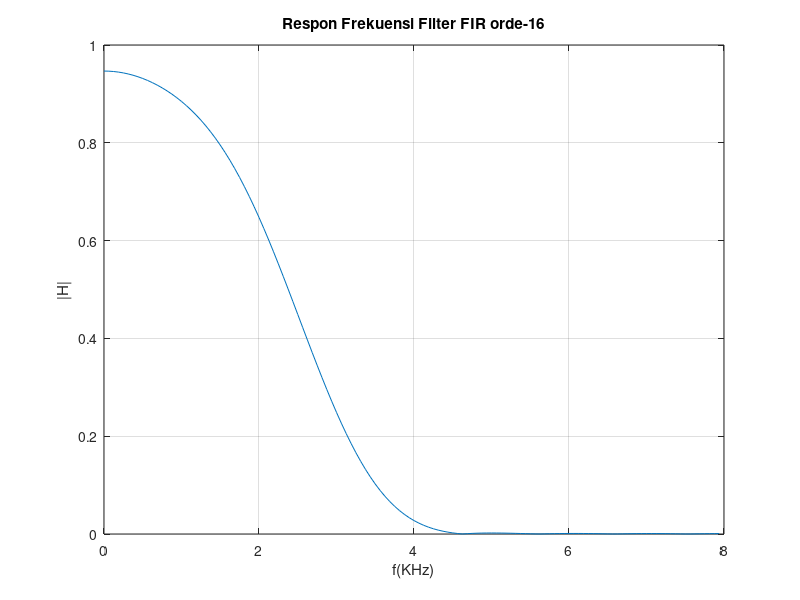

Write the MATLAB code that produced this figure.
pkg load signal
m=[1 0.8 0 0 0 0];
f=[0.0 0.25 0.4 0.6 0.7 1.0];
n=16; fs2=8;
b=fir2(n,f,m);

fid= fopen('fir.txt','w');
fprintf(fid,strcat('Koefisien filter FIR orde-',int2str(n),'\n'));
fprintf(fid,strcat('Generated on-',datestr(now),'\n\n'));
for i=1:n+1
  fprintf(fid,'%1.6f \n',b(i));
 
end
fclose(fid);
[H,w]=freqz(b,1,128);
 
plot(w/pi*fs2,abs(H));

xlabel('f(KHz)');ylabel('|H|');grid;
title(strcat('Respon Frekuensi Filter FIR orde-',int2str(n)));